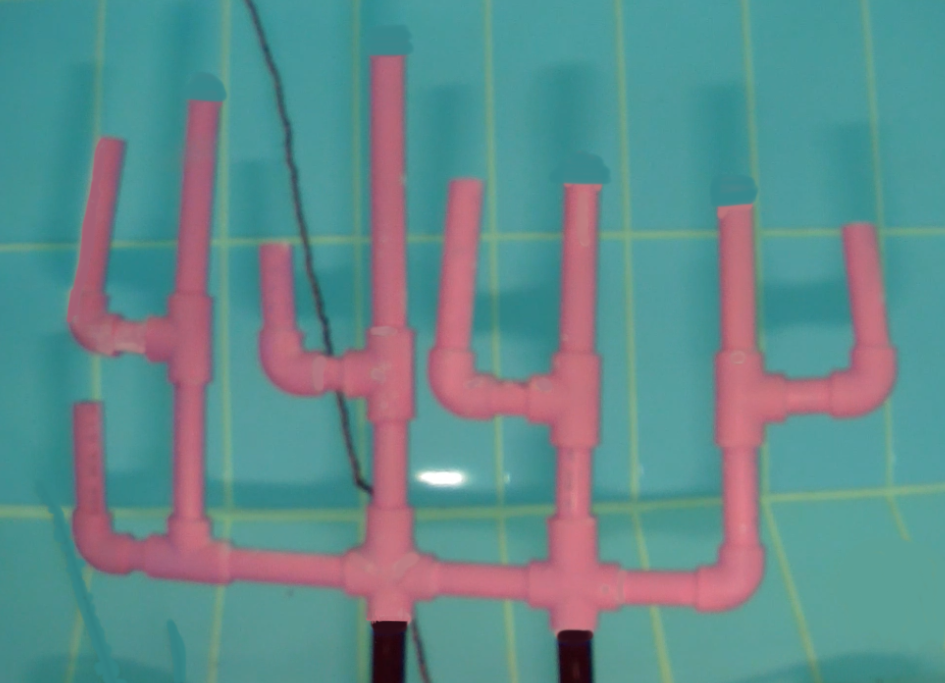
#> input picture deneme4/2.2f.png, 945 x 683 px
$ python Eslestirme4.py   (older library calls are emulated)
#> lines starting #> are read from the running program, lines starting #| are printed output that depends on the picture; after the words box and inside, x2 and y2 are one past the last pixel; in counts of white or black regions, pixels touching at a corner belong together
import cv2
import numpy as np

img1 = cv2.imread("2.2f.png")
#> img1 is the input picture: shape (683, 945, 3); mean B, G, R 140.3, 138.9, 97.9
img2 = cv2.imread("1.2f.png")
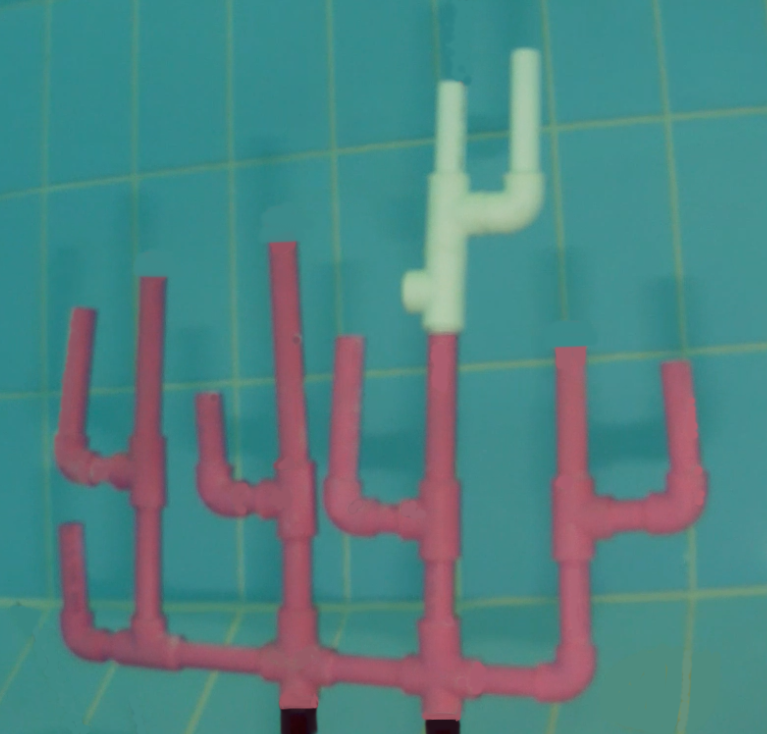
#> input picture deneme4/1.2f.png, 767 x 734 px
#> img2 is the input picture: shape (734, 767, 3); mean B, G, R 130.8, 130.7, 79

copyimg1 = img1.copy()
copyimg2 = img2.copy()

img1zero = np.zeros((img1.shape[0],img1.shape[1],3), np.uint8)
img1k = np.zeros((img1.shape[0],img1.shape[1],3), np.uint8)
img1y = np.zeros((img1.shape[0],img1.shape[1],3), np.uint8)
img1m = np.zeros((img1.shape[0],img1.shape[1],3), np.uint8)

img2k = np.zeros((img2.shape[0],img2.shape[1],3), np.uint8)
img2y = np.zeros((img2.shape[0],img2.shape[1],3), np.uint8)
img2m = np.zeros((img2.shape[0],img2.shape[1],3), np.uint8)
img2zero = np.zeros((img2.shape[0],img2.shape[1],3), np.uint8)

kernel = np.ones((2,2),np.uint8)

def bitwise_alma(img):
    hsv1 = cv2.cvtColor(img,cv2.COLOR_BGR2HSV)
    lower_pembe = np.array([148, 0, 100])
    upper_pembe = np.array([179, 255, 255])

    mask1 = cv2.inRange(hsv1, lower_pembe, upper_pembe)
    bitwise1 = cv2.bitwise_and(img, img, mask=mask1)


    lower_beyaz = np.array([63, 28, 183])
    upper_beyaz = np.array([81, 255, 255])

    hsv2 = cv2.cvtColor(img, cv2.COLOR_BGR2HSV)
    mask2 = cv2.inRange(hsv2, lower_beyaz, upper_beyaz)
    bitwise2 = cv2.bitwise_and(img, img, mask=mask2)

    top_bitwise =cv2.add(bitwise1,bitwise2)
    return top_bitwise

def mask_alma_beyaz(img):
    lower_beyaz = np.array([63, 28, 183])
    upper_beyaz = np.array([81, 255, 255])

    hsv2 = cv2.cvtColor(img, cv2.COLOR_BGR2HSV)
    mask2 = cv2.inRange(hsv2, lower_beyaz, upper_beyaz)
    return mask2

def mask_alma_sari(img):
    lower_sari = np.array([20, 0, 0])
    upper_sari = np.array([50, 255, 255])

    hsvSari = cv2.cvtColor(img, cv2.COLOR_BGR2HSV)
    maskSari = cv2.inRange(hsvSari, lower_sari, upper_sari)
    return maskSari

def mask_alma_kirmizi_yesil(img):
    lower_renk = np.array([0, 255, 255])
    upper_renk = np.array([70, 255, 255])

    hsvKS = cv2.cvtColor(img, cv2.COLOR_BGR2HSV)
    maskKS = cv2.inRange(hsvKS, lower_renk, upper_renk)
    return maskKS

def mask_alma_pembe(img):
    lower_pembe = np.array([148, 0, 100])
    upper_pembe = np.array([179, 255, 255])

    hsv1 = cv2.cvtColor(img, cv2.COLOR_BGR2HSV)
    mask1 = cv2.inRange(hsv1, lower_pembe, upper_pembe)
    return mask1

def bit_xor(img1,img2,imgson):
    xor = cv2.bitwise_xor(img1, img2)
    #cv2.imshow("Xor", xor)
    xor_blur = cv2.medianBlur(xor,5)
    #cv2.imshow("Blur Xor",xor)

    contours, hierarchy = cv2.findContours(xor_blur, cv2.RETR_TREE, cv2.CHAIN_APPROX_SIMPLE)

    hull = []

    fark = np.zeros((xor.shape[0], xor.shape[1], 3), np.uint8)

    for i in range(len(contours)):
        area =cv2.contourArea(contours[i])
        print(area)
        if area < 200:
            print("Çıkarıldı")
        else:
            print("Eklendi")
            (x,y,w,h) = cv2.boundingRect(contours[i])
            cv2.rectangle(imgson,(x-5,y-5),(x+w+5,y+h+5),(0,0,255),1)
            hull.append(cv2.convexHull(contours[i], False))


    for i in range(len(contours)):
        cv2.drawContours(fark, contours, i, (255, 255, 255), 1, 8)
    for i in range(len(hull)):
        cv2.drawContours(fark, hull, i, (0, 255, 0), 1, 8)
    return (xor,xor_blur,fark)

pe1 = mask_alma_pembe(img1)
pe2 = mask_alma_pembe(img2)

cv2.imshow("pe1",pe1)
cv2.imshow("pe2",pe2)

erode1 = cv2.erode(pe1,kernel,iterations = 3)
erode2 = cv2.erode(pe2,kernel,iterations = 3)

points1 = []
points2 = []

#######################################################################################################################

sobelSol1 = cv2.Sobel(erode1,cv2.CV_8U,1,0,ksize=1)

sobelx1 = cv2.Sobel(erode1,cv2.CV_64F,1,0,ksize=1)
abs_sobelx1 = np.absolute(sobelx1)
sobelX1 = np.uint8(abs_sobelx1)

sobelSag1 = sobelX1-sobelSol1

contours, hierarchy = cv2.findContours(sobelSol1, cv2.RETR_EXTERNAL, cv2.CHAIN_APPROX_SIMPLE)
#> contours = 117 contours, 103 with area under 20; largest, box (x1, y1, x2, y2) and area: (715, 210, 728, 568) 355, (363, 59, 377, 353) 291, (429, 183, 461, 417) 227, (167, 103, 194, 320) 214, (69, 141, 104, 353) 207

for i in range(len(contours)):
    a = 0
    area =cv2.contourArea(contours[i])
    if area > 50:
        (x,y,w,h) = cv2.boundingRect(contours[i])
        cv2.rectangle(img1zero,(x+3,y),(x+w+3,y+h),(0,0,255),-1)
        cv2.circle(img1k, (x+3, y), 25, (0, 0, 255), -1, -1)
#> this loop made 117 passes
#> (area, x, y, w, h) on passes 63, 74, 76, 93: (92, 549, 425, 12, 94), (157, 74, 407, 21, 160), (148, 363, 397, 15, 152), (154, 169, 362, 11, 156)


contours, hierarchy = cv2.findContours(sobelSag1, cv2.RETR_EXTERNAL, cv2.CHAIN_APPROX_SIMPLE)
#> contours = 98 contours, 88 with area under 20; largest, box (x1, y1, x2, y2) and area: (402, 59, 421, 556) 493, (202, 105, 222, 543) 434, (588, 187, 602, 565) 375, (468, 183, 483, 376) 191, (740, 424, 766, 606) 178


for i in range(len(contours)):
    area =cv2.contourArea(contours[i])
    if area > 30:
        (x,y,w,h) = cv2.boundingRect(contours[i])
        cv2.rectangle(img1zero,(x-3,y),(x+w-3,y+h),(0,255,0),-1)
        cv2.circle(img1y, (x-3, y), 25, (0, 255, 0), -1, -1)
#> this loop made 98 passes
#> (area, x, y, w, h) on passes 51, 61, 84, 87: (178, 740, 424, 26, 182), (110, 97, 406, 12, 111), (102.5, 289, 248, 18, 106), (178, 866, 227, 31, 187)

sobelUst1 = cv2.Sobel(erode1,cv2.CV_8U,0,1,ksize=1)

sobely1 = cv2.Sobel(erode1,cv2.CV_64F,0,1,ksize=1)
abs_sobely1 = np.absolute(sobely1)
sobelY1 = np.uint8(abs_sobely1)

sobelAlt1 = sobelY1 - sobelUst1

contours, hierarchy = cv2.findContours(sobelUst1, cv2.RETR_EXTERNAL, cv2.CHAIN_APPROX_SIMPLE)
#> contours = 209 contours, 193 with area under 20; largest, box (x1, y1, x2, y2) and area: (224, 543, 368, 559) 141, (414, 548, 550, 570) 133, (598, 562, 721, 576) 119, (763, 368, 854, 384) 88, (474, 370, 554, 386) 78

for i in range(len(contours)):
    area =cv2.contourArea(contours[i])
    if area > 40:
        (x,y,w,h) = cv2.boundingRect(contours[i])
        cv2.rectangle(img1zero,(x,y),(x+w,y+h),(255,0,0),-1)
        cv2.circle(img1m, (x, y), 5, (255, 0, 0), -1, -1)
#> this loop made 209 passes
#> (area, x, y, w, h) on passes 3, 6, 10, 17: (119, 598, 562, 123, 14), (133, 414, 548, 136, 22), (141, 224, 543, 144, 16), (57, 111, 532, 58, 13)
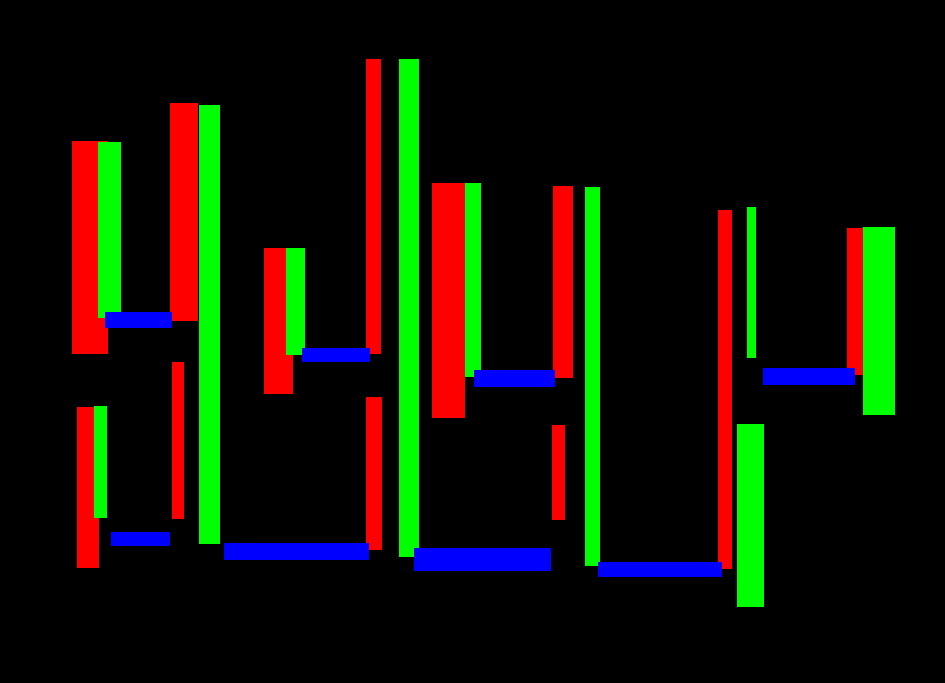
#> img1zero: shape (683, 945, 3); mean of channels 0, 1, 2 5.2, 18.8, 18.7; drawn as B, G, R

contours, hierarchy = cv2.findContours(sobelAlt1, cv2.RETR_EXTERNAL, cv2.CHAIN_APPROX_SIMPLE)
#> contours = 166 contours, 157 with area under 20; largest, box (x1, y1, x2, y2) and area: (92, 565, 368, 599) 275, (598, 583, 760, 615) 154, (414, 595, 552, 613) 135, (764, 392, 890, 426) 121, (433, 388, 554, 430) 112

listeAlt1 = []
listeAltAlan1 = []

for i in range(len(contours)):
    area =cv2.contourArea(contours[i])
    if area > 10:
        listeAlt1.append(cv2.boundingRect(contours[i]))
        listeAltAlan1.append(cv2.contourArea(contours[i]))
        (x,y,w,h) = cv2.boundingRect(contours[i])
        cv2.rectangle(img1zero,(x,y),(x+w,y+h),(255,255,0),1)
        cv2.circle(img1m, (x, y), 5, (255, 255, 0), -1, -1)
#> this loop made 166 passes
#> (area, x, y, w, h) on passes 1, 4, 9, 10: (37, 558, 627, 39, 7), (42, 370, 619, 43, 5), (135, 414, 595, 138, 18), (154, 598, 583, 162, 32)
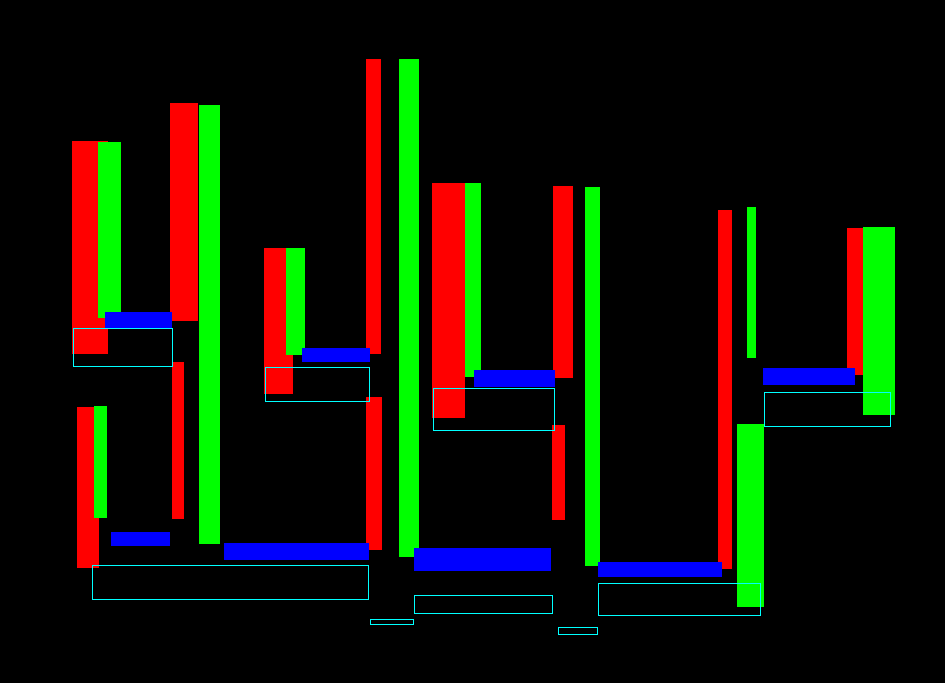
#> img1zero: shape (683, 945, 3); 0.42% of pixels changed, all inside (x1, y1, x2, y2) = (73, 328, 891, 635); drawn as B, G, R
#> after the loop, listeAlt1 = [(558, 627, 39, 7), (370, 619, 43, 5), (414, 595, 138, 18), (598, 583, 162, 32), (92, 565, 276, 34), (764, 392, 126, 34), (433, 388, 121, 42), (265, 367, 104, 34), (73, 328, 99, 38)]; listeAltAlan1 = [37, 42, 135, 154, 275, 121, 112, 98, 87]

sortedListeAltAlan = sorted(listeAltAlan1)
#> sortedListeAltAlan = [37, 42, 87, 98, 112, 121, 135, 154, 275]
if sortedListeAltAlan[0] == sortedListeAltAlan[1]:
    g = (i for i, n in enumerate(listeAltAlan1) if n == sortedListeAltAlan[0])
    kucuk1index = next(g)
    kucuk2index = next(g)
else :
    kucuk1index = listeAltAlan1.index(sortedListeAltAlan[0])
#> kucuk1index = 0
    kucuk2index = listeAltAlan1.index(sortedListeAltAlan[1])
#> kucuk2index = 1


print(sortedListeAltAlan)
#| [37.0, 42.0, 87.0, 98.0, 112.0, 121.0, 135.0, 154.0, 275.0]
print(listeAltAlan1)
#| [37.0, 42.0, 135.0, 154.0, 275.0, 121.0, 112.0, 98.0, 87.0]
print(kucuk1index)
#| 0
print(kucuk2index)
#| 1

(x1,y1,w1,h1) = listeAlt1[kucuk1index]
#> x1 = 558; y1 = 627; w1 = 39; h1 = 7
cv2.circle(img1, (int(x1+(w1)/2), int(y1+(h1)/2)), 3, (255, 0, 255), -1, -1)
(x2,y2,w2,h2) = listeAlt1[kucuk2index]
#> x2 = 370; y2 = 619; w2 = 43; h2 = 5
cv2.circle(img1, (int(x2+(w2)/2), int(y2+(h2)/2)), 3, (255, 0, 255), -1, -1)

if x1 > x2:
    points1.append((int(x2+(w2)/2), int(y2+(h2)/2)))
    points1.append((int(x1+(w1)/2), int(y1+(h1)/2)))
else:
    points1.append((int(x1+(w1)/2), int(y1+(h1)/2)))
    points1.append((int(x2+(w2)/2), int(y2+(h2)/2)))


img1ky = img1k + img1y
sariMask = mask_alma_sari(img1ky)

contours, hierarchy = cv2.findContours(sariMask, cv2.RETR_EXTERNAL, cv2.CHAIN_APPROX_SIMPLE)
#> contours = 9 contours; largest, box (x1, y1, x2, y2) and area: (838, 204, 873, 252) 1181, (69, 383, 103, 431) 1134, (261, 225, 290, 272) 904, (73, 120, 98, 164) 726, (174, 84, 196, 125) 599

for i in range(len(contours)):
    (x, y, w, h) = cv2.boundingRect(contours[i])
    cv2.circle(img1, (int(x+(w/2)), int(y+(h/2))), 5, (255, 0, 0), 1, -1)
    cv2.circle(img1ky, (int(x + (w / 2)), int(y + (h / 2))), 50, (0, 0, 0), -1, -1)
#> this loop made 9 passes
#> (x, y, w, h) on passes 1 to 4: (69, 383, 34, 48), (261, 225, 29, 47), (838, 204, 35, 48), (722, 188, 22, 41)
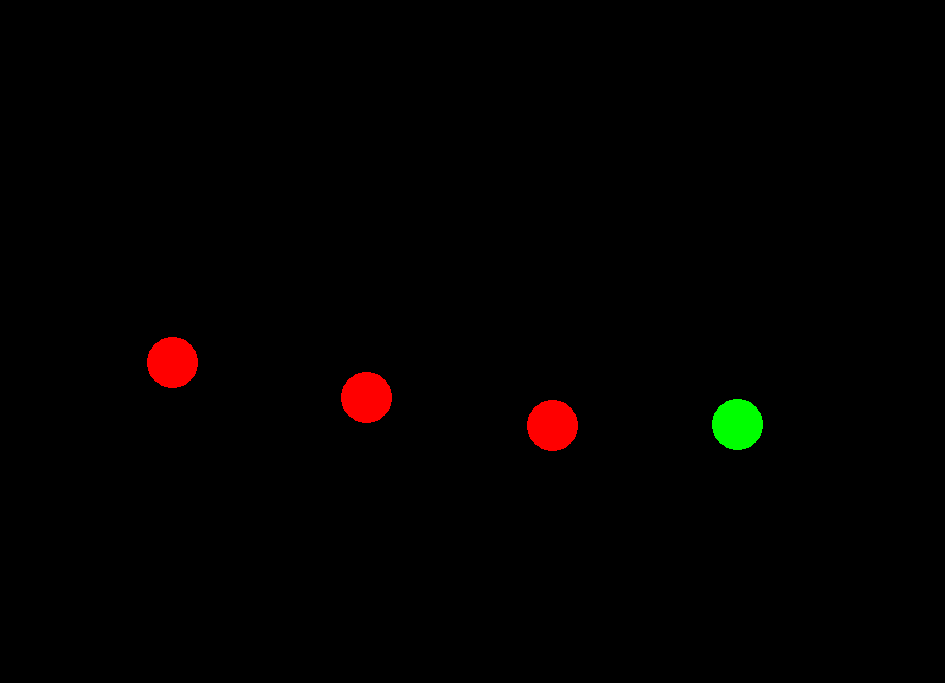
#> img1ky: shape (683, 945, 3); mean of channels 0, 1, 2 0, 0.8, 2.4; drawn as B, G, R
cv2.imshow("son",img1ky)

imgKS = mask_alma_kirmizi_yesil(img1ky)
contours, hierarchy = cv2.findContours(imgKS, cv2.RETR_EXTERNAL, cv2.CHAIN_APPROX_SIMPLE)
#> contours = 4 contours; box (x1, y1, x2, y2) and area: (527, 400, 578, 451) 1968, (712, 399, 763, 450) 1968, (341, 372, 392, 423) 1968, (147, 337, 198, 388) 1968

sutun1 = []
sutunX = []

for i in range(len(contours)):
    (x, y, w, h) = cv2.boundingRect(contours[i])
    sutun1.append((int(x+(w/2)), int(y+(h/2))))
    sutunX.append(x)
    cv2.circle(img1, (int(x+(w/2)), int(y+(h/2))), 5, (0, 0, 255), 1, -1)
#> this loop made 4 passes
#> (x, y) on passes 1 to 4: (527, 400), (712, 399), (341, 372), (147, 337)
#> after the loop, sutun1 = [(552, 425), (737, 424), (366, 397), (172, 362)]; sutunX = [527, 712, 341, 147]


for i in range(4):
    nokta1X = min(sutunX)
    nokta1index = sutunX.index(nokta1X)
    points1.append(sutun1[nokta1index])
    del sutunX[nokta1index]
    del sutun1[nokta1index]
#> this loop made 4 passes
#> (nokta1X, nokta1index) on passes 1 to 4: (147, 3), (341, 2), (527, 0), (712, 0)
#> after the loop, points1 = [(391, 621), (577, 630), (172, 362), (366, 397), (552, 425), (737, 424)]

print(points1)
#| [(391, 621), (577, 630), (172, 362), (366, 397), (552, 425), (737, 424)]

#######################################################################################################################


sobelSol2 = cv2.Sobel(erode2,cv2.CV_8U,1,0,ksize=1)

sobelx2 = cv2.Sobel(erode2,cv2.CV_64F,1,0,ksize=1)
abs_sobelx2 = np.absolute(sobelx2)
sobelX2 = np.uint8(abs_sobelx2)

sobelSag2 = sobelX2-sobelSol2

contours, hierarchy = cv2.findContours(sobelSol2, cv2.RETR_EXTERNAL, cv2.CHAIN_APPROX_SIMPLE)
#> contours = 95 contours, 81 with area under 20; largest, box (x1, y1, x2, y2) and area: (554, 350, 565, 666) 314, (272, 246, 285, 483) 236, (325, 340, 351, 534) 189, (130, 280, 146, 457) 176, (418, 338, 433, 502) 162

for i in range(len(contours)):
    a = 0
    area =cv2.contourArea(contours[i])
    if area > 50:
        (x,y,w,h) = cv2.boundingRect(contours[i])
        cv2.rectangle(img2zero,(x+3,y),(x+w+3,y+h),(0,0,255),-1)
        cv2.circle(img2k, (x+3, y), 25, (0, 0, 255), -1, -1)
#> this loop made 95 passes
#> (area, x, y, w, h) on pass 54: (115, 419, 540, 11, 118)


contours, hierarchy = cv2.findContours(sobelSag2, cv2.RETR_EXTERNAL, cv2.CHAIN_APPROX_SIMPLE)


for i in range(len(contours)):
    area =cv2.contourArea(contours[i])
    #print(area)
    if area > 30:
        (x,y,w,h) = cv2.boundingRect(contours[i])
        cv2.rectangle(img2zero,(x-3,y),(x+w-3,y+h),(0,255,0),-1)
        cv2.circle(img2y, (x-3, y), 25, (0, 255, 0), -1, -1)
#> this loop made 73 passes

sobelUst2 = cv2.Sobel(erode2,cv2.CV_8U,0,1,ksize=1)

sobely2 = cv2.Sobel(erode2,cv2.CV_64F,0,1,ksize=1)
abs_sobely2 = np.absolute(sobely2)
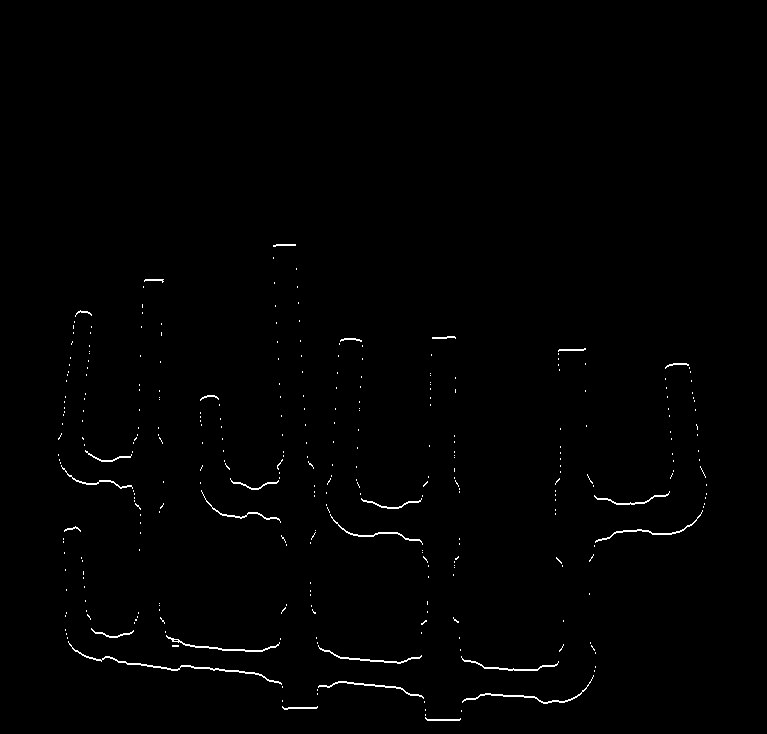
#> abs_sobely2: shape (734, 767) float64; 0.74% white in thin lines or dots, all inside (x1, y1, x2, y2) = (58, 244, 707, 721)
sobelY2 = np.uint8(abs_sobely2)

sobelAlt2 = sobelY2 - sobelUst2

contours, hierarchy = cv2.findContours(sobelUst2, cv2.RETR_EXTERNAL, cv2.CHAIN_APPROX_SIMPLE)

for i in range(len(contours)):
    area =cv2.contourArea(contours[i])
    if area > 40:
        (x,y,w,h) = cv2.boundingRect(contours[i])
        cv2.rectangle(img2zero,(x,y),(x+w,y+h),(255,0,0),-1)
        cv2.circle(img2m, (x, y), 5, (255, 0, 0), -1, -1)

contours, hierarchy = cv2.findContours(sobelAlt2, cv2.RETR_EXTERNAL, cv2.CHAIN_APPROX_SIMPLE)

listeAlt2 = []
listeAltAlan2 = []

for i in range(len(contours)):
    area =cv2.contourArea(contours[i])
    if area > 10:
        listeAlt2.append(cv2.boundingRect(contours[i]))
        listeAltAlan2.append(cv2.contourArea(contours[i]))
        (x,y,w,h) = cv2.boundingRect(contours[i])
        cv2.rectangle(img2zero,(x,y),(x+w,y+h),(255,255,0),1)
        cv2.circle(img2m, (x, y), 5, (255, 255, 0), -1, -1)
#> this loop made 141 passes

sortedListeAltAlan2 = sorted(listeAltAlan2)
if sortedListeAltAlan2[0] == sortedListeAltAlan2[1]:
    g = (i for i, n in enumerate(listeAltAlan2) if n == sortedListeAltAlan2[0])
    kucuk21index = next(g)
    kucuk22index = next(g)
else :
    kucuk21index = listeAltAlan2.index(sortedListeAltAlan2[0])
    kucuk22index = listeAltAlan2.index(sortedListeAltAlan2[1])


print(sortedListeAltAlan2)
#| [35.0, 35.0, 65.0, 71.0, 88.0, 104.0, 105.0, 125.0, 209.0]
print(listeAltAlan2)
#| [35.0, 35.0, 105.0, 125.0, 209.0, 88.0, 104.0, 71.0, 65.0]
print(kucuk21index)
#| 0
print(kucuk22index)
#| 1

(x1,y1,w1,h1) = listeAlt2[kucuk21index]
cv2.circle(img2, (int(x1+(w1)/2), int(y1+(h1)/2)), 3, (255, 0, 255), -1, -1)
(x2,y2,w2,h2) = listeAlt2[kucuk22index]
cv2.circle(img2, (int(x2+(w2)/2), int(y2+(h2)/2)), 3, (255, 0, 255), -1, -1)

if x1 > x2:
    points2.append((int(x2+(w2)/2), int(y2+(h2)/2)))
    points2.append((int(x1+(w1)/2), int(y1+(h1)/2)))
else:
    points2.append((int(x1+(w1)/2), int(y1+(h1)/2)))
    points2.append((int(x2+(w2)/2), int(y2+(h2)/2)))

img2ky = img2k + img2y
sariMask2 = mask_alma_sari(img2ky)

contours, hierarchy = cv2.findContours(sariMask2, cv2.RETR_EXTERNAL, cv2.CHAIN_APPROX_SIMPLE)

for i in range(len(contours)):
    (x, y, w, h) = cv2.boundingRect(contours[i])
    cv2.circle(img2, (int(x+(w/2)), int(y+(h/2))), 5, (255, 0, 0), 1, -1)
    cv2.circle(img2ky, (int(x + (w / 2)), int(y + (h / 2))), 50, (0, 0, 0), -1, -1)
#> this loop made 9 passes
cv2.imshow("son 2",img2ky)

imgKS2 = mask_alma_kirmizi_yesil(img2ky)
contours, hierarchy = cv2.findContours(imgKS2, cv2.RETR_EXTERNAL, cv2.CHAIN_APPROX_SIMPLE)

sutun1 = []
sutunX = []

for i in range(len(contours)):
    (x, y, w, h) = cv2.boundingRect(contours[i])
    sutun1.append((int(x + (w / 2)), int(y + (h / 2))))
    sutunX.append(x)
    cv2.circle(img2, (int(x+(w/2)), int(y+(h/2))), 5, (0, 0, 255), 1, -1)
#> this loop made 4 passes


for i in range(4):
    nokta1X = min(sutunX)
    nokta1index = sutunX.index(nokta1X)
    points2.append(sutun1[nokta1index])
    del sutunX[nokta1index]
    del sutun1[nokta1index]

print(points2)
#| [(300, 708), (443, 719), (132, 486), (278, 518), (422, 540), (567, 540)]

keypoints1 = np.float32(points1)
keypoints2 = np.float32(points2)

h, mask = cv2.findHomography(keypoints1, keypoints2, cv2.RANSAC)
height, width, channels = img2.shape
warped = cv2.warpPerspective(copyimg1, h, (width, height))


resized = cv2.resize(img2,(img1.shape[1],img1.shape[0]))
res = np.concatenate((img1,resized),axis=1)
cv2.imshow("Res", res)

pWarped = mask_alma_pembe(warped)
pIMG2 = mask_alma_pembe(img2)

sonuc = bit_xor(pWarped,pIMG2,img2)
#> the loop in bit_xor, `for i in range(len(contours)):` made 68 passes
#| 12.0
#| Çıkarıldı
#| 0.5
#> (further printed lines are left out)
#> the loop in bit_xor, `for i in range(len(hull)):` made 13 passes
cv2.imshow("XOR BLUR Pembe", sonuc[1])
cv2.imshow("SONUC Pembe", sonuc[2])

mWarped = mask_alma_beyaz(warped)
mIMG2 = mask_alma_beyaz(img2)

sonuc2 = bit_xor(mWarped, mIMG2,img2)
#> the loop in bit_xor (call 2), `for i in range(len(contours)):` made 18 passes
#| 33.5
#| Çıkarıldı
#| 46.5
#> (further printed lines are left out)
#> the loop in bit_xor (call 2), `for i in range(len(hull)):` made 2 passes
cv2.imshow("XOR BLUR Beyaz", sonuc2[1])
cv2.imshow("SONUC Beyaz", sonuc2[2])

added = cv2.addWeighted(bitwise_alma(warped),0.4,copyimg2,0.6,0)
cv2.imshow("Added", added)


cv2.imshow("img1zero",img1zero)
cv2.imshow("img2zero",img2zero)

#cv2.imshow("IMG 1",img1)
#cv2.imshow("IMG 2",img2)

cv2.waitKey(0)
cv2.destroyAllWindows()
